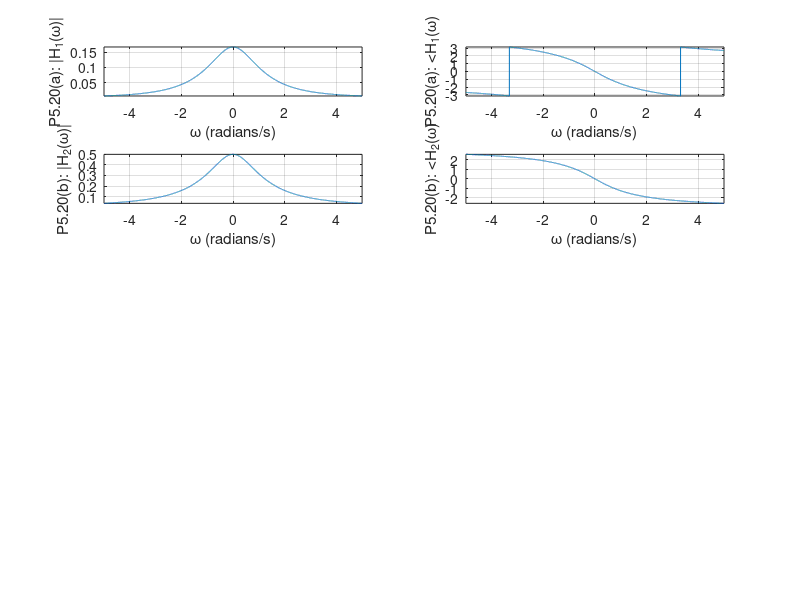

Recreate this plot in MATLAB.
w = -5:0.001:5;
%
% P5.20(a)
H = 1./((j*w).^3+6*(j*w).^2+11*(j*w)+6);
subplot(5,2,1)
plot(w,abs(H)); grid on;
xlabel('\omega (radians/s)');
ylabel('P5.20(a): |H_1(\omega)|'); axis tight
subplot(5,2,2)
plot(w,angle(H)); grid on;
xlabel('\omega (radians/s)');
ylabel('P5.20(a): <H_1(\omega)'); axis tight
%
% P5.20(b)
H = 1./((j*w).^2+3*(j*w)+2);
subplot(5,2,3)
plot(w,abs(H)); grid on;
xlabel('\omega (radians/s)');
ylabel('P5.20(b): |H_2(\omega)|'); axis tight
subplot(5,2,4)
plot(w,angle(H)); grid on;
xlabel('\omega (radians/s)');
ylabel('P5.20(b): <H_2(\omega)');
axis tight